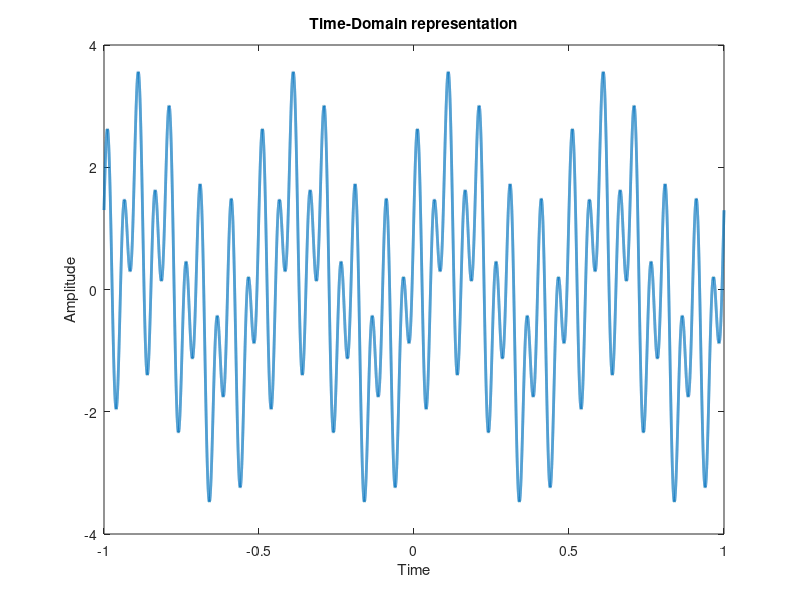
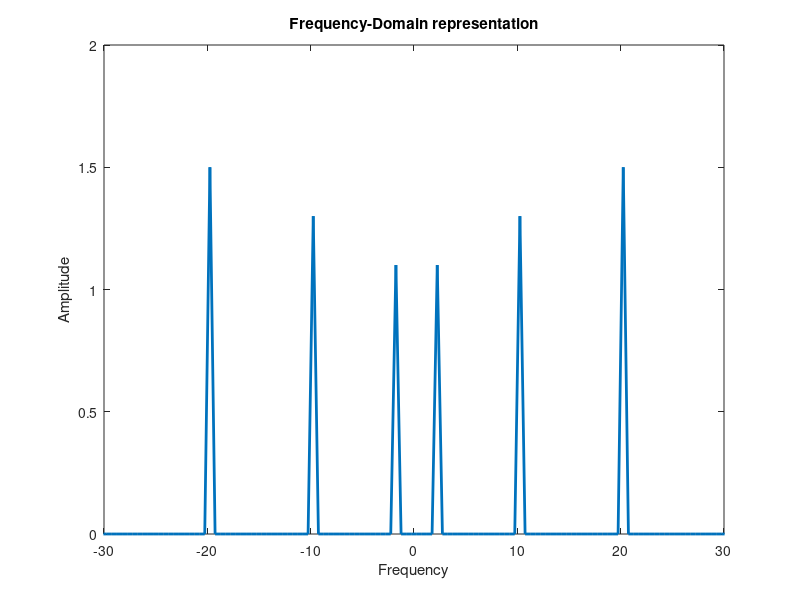

Recreate these plots in MATLAB, in order.

fs=50000;
t = -1:1/fs:1-1/fs;
nt = length(t);
cx = 1.1*sin(2*pi*2*t)+1.3*cos(2*pi*10*t)+1.5*sin(2*pi*20*t);
plot(t,cx,'linewidth',2);
xlabel('Time')
ylabel('Amplitude')
title('Time-Domain representation')
f_xt = abs(fftshift(fft(cx)))/(nt/2);
freq = linspace (-fs/2,+fs/2,nt);
close all
figure
plot(freq,f_xt,'linewidth',2);
xlim([-30,30]);
xlabel('Frequency')
ylabel('Amplitude')
title('Frequency-Domain representation')